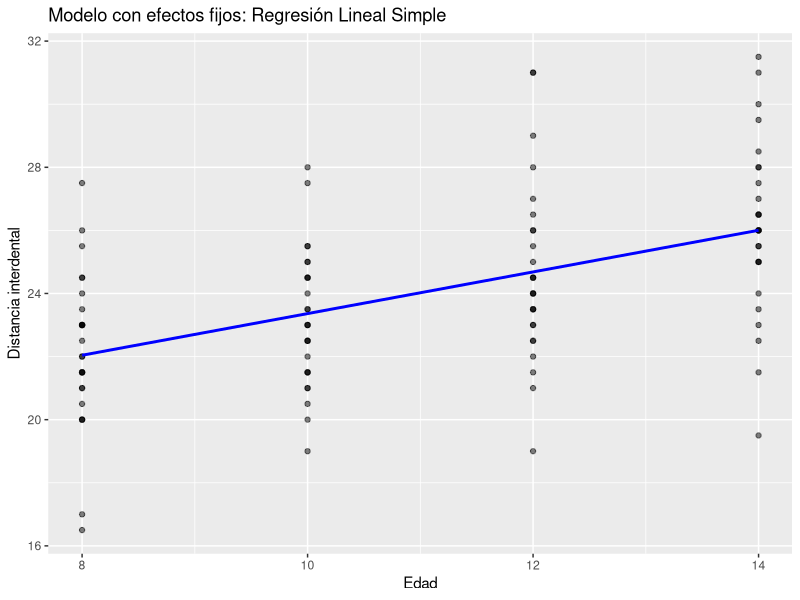
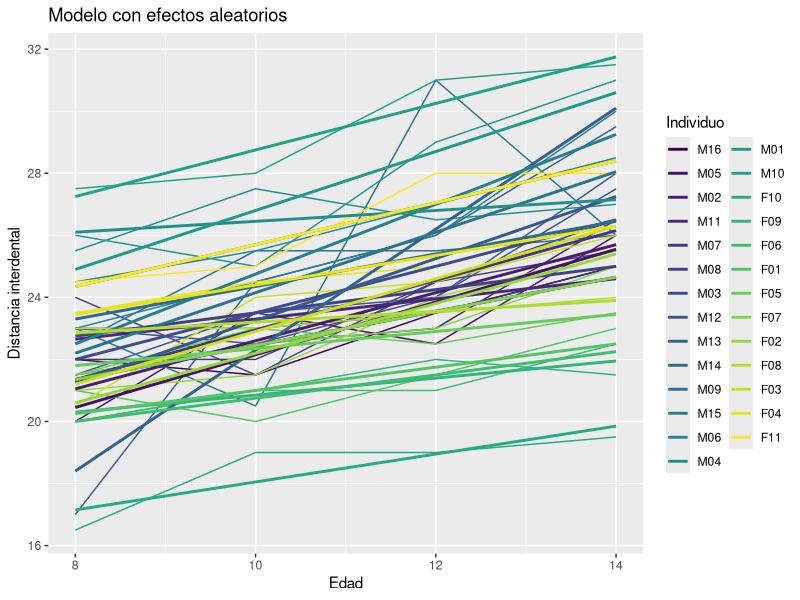
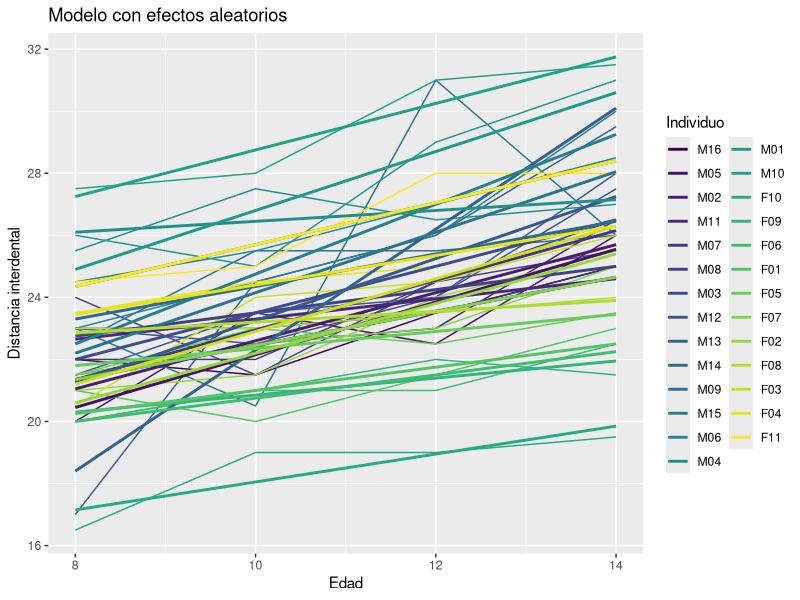

Recreate these plots in R, in order.
## ---- chunk 1
# Cargar paquetes
library(nlme)
library(lme4)

# Cargar datos longitudinales
data(Orthodont, package = "nlme")

# Ajustar modelo de regresión lineal simple (solo efectos fijos)
modelo_fijo <- lm(distance ~ age, data = Orthodont)

# Resumen del modelo
r2 <- summary(modelo_fijo)$r.squared
## ---- chunk 2
library(ggplot2)
ggplot(Orthodont, aes(x = age, y = distance)) +
  geom_point(alpha = 0.5) +
  geom_smooth(method = "lm", se = FALSE, color = "blue") +
  labs(title = "Modelo con efectos fijos: Regresión Lineal Simple",
       x = "Edad", y = "Distancia interdental")

## ---- chunk 3
# Cargar paquetes
library(nlme)
library(lme4)

# Cargar datos longitudinales
data(Orthodont, package = "nlme")

modelo_aleatorio <- lmer(distance ~ age + (1 | Subject), data = Orthodont)
summary(modelo_aleatorio)


# Resumen del modelo
r2 <- summary(modelo_aleatorio)$r.squared
# Extraer la varianza del intercepto por sujeto
var_intercept <- as.numeric(VarCorr(modelo_aleatorio)$Subject[1])
# Extraer la varianza residual
var_residual <- attr(VarCorr(modelo_aleatorio), "sc")^2

## ---- chunk 4
library(ggplot2)
ggplot(Orthodont, aes(x = age, y = distance, group = Subject, color = Subject)) +
  geom_line() +
  geom_smooth(method = "lm", se = FALSE) +
  labs(title = "Modelo con efectos aleatorios",
       x = "Edad", y = "Distancia interdental", color = "Individuo")

## ---- chunk 5
# Cargar paquetes
library(nlme)
library(lme4)

# Cargar datos longitudinales
data(Orthodont, package = "nlme")

modelo_mixto <- lmer(distance ~ age + (1 + age | Subject), data = Orthodont)
summary(modelo_mixto)


# Resumen del modelo
r2 <- summary(modelo_mixto)$r.squared
# Extraer la varianza del intercepto por sujeto
var_intercept_completo <- as.numeric(VarCorr(modelo_mixto)$Subject[1])
var_pendiente_completo <- as.numeric(VarCorr(modelo_mixto)$Subject["age", "age"])
# Extraer la varianza residual
var_residual_completo <- attr(VarCorr(modelo_mixto), "sc")^2
## ---- chunk 6
library(ggplot2)
ggplot(Orthodont, aes(x = age, y = distance, group = Subject, color = Subject)) +
  geom_line() +
  geom_smooth(method = "lm", se = FALSE) +
  labs(title = "Modelo con efectos aleatorios",
       x = "Edad", y = "Distancia interdental", color = "Individuo")

## ---- chunk 7
library(lme4)

# Simulación de datos ejemplo
set.seed(123)
n_estudiantes <- 100
n_examenes <- 5
df_glmm <- expand.grid(
  estudiante = factor(1:n_estudiantes),
  examen = 1:n_examenes
)
df_glmm$horas <- runif(nrow(df_glmm), 0, 10)
df_glmm$grupo <- sample(c("A", "B"), nrow(df_glmm), replace = TRUE)

# Probabilidad de aprobar en función de horas y grupo, más efecto aleatorio por estudiante
df_glmm$prob <- plogis(-1 + 0.4 * df_glmm$horas + ifelse(df_glmm$grupo == "B", 0.5, 0) + rnorm(n_estudiantes)[df_glmm$estudiante])
df_glmm$aprobado <- rbinom(nrow(df_glmm), 1, df_glmm$prob)

# Ajuste del modelo GLMM
modelo_glmm <- glmer(aprobado ~ horas + grupo + (1 | estudiante), 
                     data = df_glmm, family = binomial)

summary(modelo_glmm)
